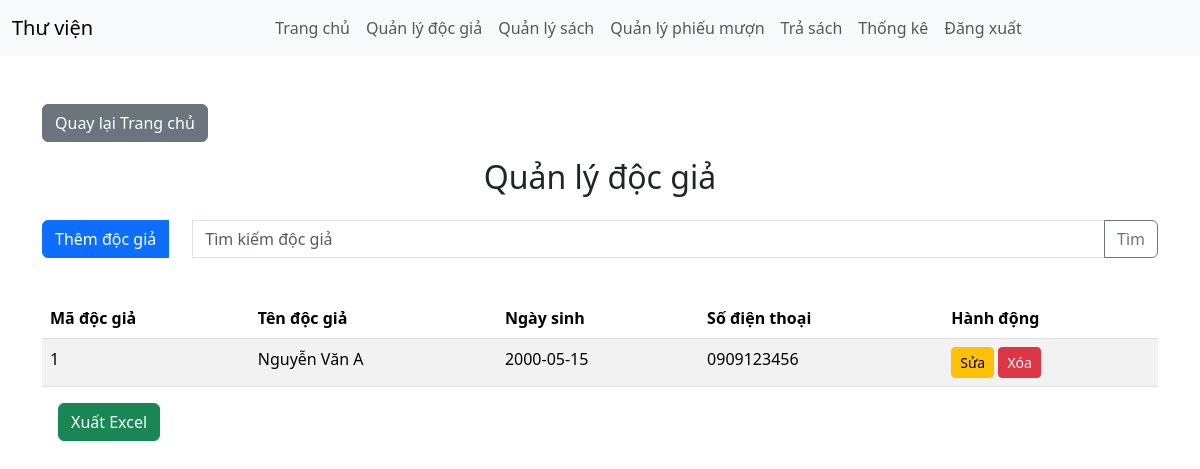
Screenshot of /?action=quanLyDocGia (signed in) with the database file from the repository.
### tables this page shows
CREATE TABLE DocGia (
    MaDocGia INT AUTO_INCREMENT PRIMARY KEY,
    TenDocGia VARCHAR(100) NOT NULL,
    NgaySinh DATE,
    SoDienThoai VARCHAR(15)
);

### app/controllers/DocGiaController.php (called while the page is built, shortened)
<?php
class DocGiaController {
    public $docgia;
    public function __construct($conn) {
        $this->docgia = new DocGia($conn);
    }
    public function quanLyDocGia() {
        $docGiaList = $this->docgia->danhSachDocGia();
        require_once __DIR__ . '/../views/layouts/main.php';
    }
}

### app/models/DocGia.php (called while the page is built, shortened)
<?php
class DocGia {
    private $conn;
    public function __construct($conn) {
        $this->conn = $conn;
    }
    public function danhSachDocGia() {
        $sql = "SELECT * FROM DocGia";
        $stmt = $this->conn->prepare($sql);
        $stmt->execute();
        return $stmt->fetchAll(PDO::FETCH_ASSOC);
    }
}

### app/views/doc_gia/quan_ly_doc_gia.php (the view, shortened to what this page needs)
<h2 class="text-center">Quản lý độc giả</h2>
<form method="POST" class="mt-4 d-flex">
    <div class="input-group mb-3 ">
        <a class="btn btn-primary me-4" href="?action=dangKyDocGia" name="them_doc_gia"></i> Thêm độc giả</a>
        <input type="text" class="form-control" name="tu_khoa" placeholder="Tìm kiếm độc giả">
        <button type="submit" name="tim_kiem" class="btn btn-outline-secondary">Tìm</button>
    </div>
</form>
<table class="table table-striped mt-4">
    <thead>
        <tr>
            <th>Mã độc giả</th>
            <th>Tên độc giả</th>
            <th>Ngày sinh</th>
            <th>Số điện thoại</th>
            <th>Hành động</th>
        </tr>
    </thead>
    <tbody>
        <?php foreach ($docGiaList as $docgia): ?>
        <tr>
            <td><?php echo $docgia['MaDocGia']; ?></td>
            <td><?php echo $docgia['TenDocGia']; ?></td>
            <td><?php echo $docgia['NgaySinh']; ?></td>
            <td><?php echo $docgia['SoDienThoai']; ?></td>
            <td>
                <form method="POST" value="<?php echo $docgia['MaDocGia']; ?>">
                    <a href="?action=SuaDocGia&ma_doc_gia=<?php echo $docgia['MaDocGia']; ?>"
                        class="btn btn-warning btn-sm">Sửa</a>
                    <button type="submit" name="xoa" class="btn btn-danger btn-sm"
                        onclick="return confirm('Xóa độc giả này?')">Xóa</button>
                </form>
            </td>
        </tr>
        <?php endforeach; ?>
    </tbody>
</table>
<form method="POST" action="?action=xuatExcelSach" class="mb-3">
    <button type="submit" class="btn btn-success mx-3">Xuất Excel</button>
</form>

### rows the page displays
docgia: MaDocGia "1", TenDocGia "Nguyễn Văn A", NgaySinh "2000-05-15", SoDienThoai "0909123456"
